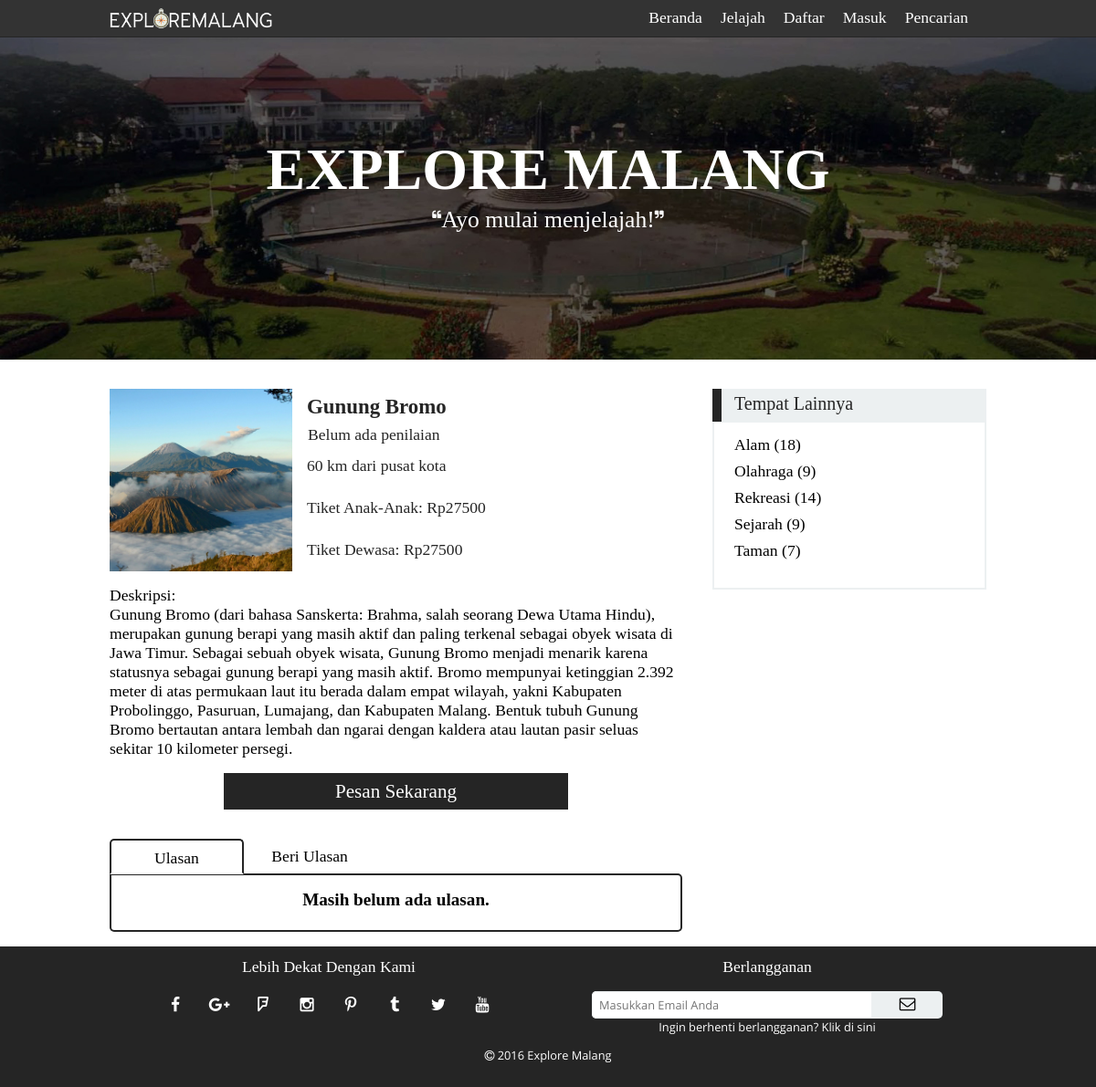
Screenshot of /places.php?id=22 with the database file from the repository.
### tables this page shows
CREATE TABLE `tb_place` (
  `idplace` int(3) NOT NULL AUTO_INCREMENT,
  `name` varchar(50) NOT NULL,
  `description` text NOT NULL,
  `picture` varchar(50) NOT NULL DEFAULT 'css/img/place/',
  `category` enum('sport','park','recreation','history','nature') NOT NULL DEFAULT 'nature',
  `pricekid` int(10) NOT NULL DEFAULT '0',
  `priceadult` int(10) NOT NULL DEFAULT '0',
  `distance` int(3) NOT NULL DEFAULT '0',
  PRIMARY KEY (`idplace`)
);

### places.php (the view, shortened to what this page needs)
<?php
    if (isset($_GET['id'])==true){
        $idplace = $_GET['id'];
    }
    require 'template/template-upper.php';
    $tbl_name="tb_place";
?>
<link rel="stylesheet" type="text/css" href="css/places.css">
<div id="place-container">
    <?php
        if (isset($_GET['id'])==true){
            echo '<table cellpadding="0" cellspacing="0">';
            echo '<tr>';
            echo '<td id="table-left" width="%">';
            $query="SELECT * FROM $tbl_name WHERE idplace='$idplace'";
            $result=mysql_query($query);
            $count=mysql_num_rows($result);
            if ($count==1){
                $row = mysql_fetch_array($result);
                echo '<table id="detail-container" cellpadding="0" cellspacing="0">';
                echo '<tr>';
                echo '<td id="detail-picture" rowspan="5">';
                echo '<img src="';
                echo $row["picture"];
                echo '">';
                echo '</td>';
                echo '<td id="detail-name">';
                echo '<h6>';
                echo $row["name"];
                echo '</h6>';
                echo '</td>';
                echo '</tr>';
                echo '<tr>';
                echo '<td id="detail-rating">';
                $tbl_name2 = "tb_review";
                $rating="SELECT * FROM $tbl_name2 WHERE idplace=$idplace";
                $result2=mysql_query($rating);
                $count2=mysql_num_rows($result2);
                if ($count2==0){
                    echo '<p id="first-star" style="padding-left: 17px;">Belum ada penilaian</p>';
                }
                echo '</td>';
                echo '</tr>';
                echo '<tr>';
                echo '<td id="detail-distance">';
                echo '<p>';
                echo $row["distance"];
                echo ' km dari pusat kota</p>';
                echo '</td>';
                echo '</tr>';
                echo '<tr>';
                echo '<td id="detail-price1">';
                echo '<p>Tiket Anak-Anak: ';
                if ($row["pricekid"]==0){
                    echo 'Gratis';
                }
                else {
                    echo ' Rp'.$row["pricekid"];
                }
                echo '</p>';
                echo '</td>';
                echo '</tr>';
                echo '<tr>';
                echo '<td id="detail-price2">';
                echo '<p>Tiket Dewasa: ';
                if ($row["priceadult"]==0){
                    echo 'Gratis';
                }
                else {
                    echo ' Rp'.$row["priceadult"];
                }
                echo '</p>';
                echo '</td>';
                echo '</tr>';
                echo '</table>';
                echo '<table id="place-desc" cellpadding="0" cellspacing="0">';
                echo '<tr>';
                echo '<td id="desc">';
                echo 'Deskripsi:';
                echo '</td>';
                echo '<td>';
                echo $row["description"];
                echo '</td>';
                echo '</tr>';
                echo '<tr>';
                echo '<td id="detail-reserve" colspan="2">';
                if (($row["priceadult"]==0)&&($row["pricekid"]==0)){
                    echo '<label for="no-need-pay-check">';
                    echo '<p>';
                    echo 'Pesan Sekarang';
                    echo '</p>';
                    echo '</label>';
                }
                else {
                    echo '<a href="reservation.php?id=';
                    echo $row["idplace"];
                    echo '">';
                    echo '<button>Pesan Sekarang</button>';
                    echo '</a>';
                }
                echo '</td>';
                echo '</tr>';
                echo '</table>';
                echo '<div id="review-tab">';
                echo '<div id="tab-1" class="tabs unselectable">';
                echo '<label for="tab1">';
                echo 'Ulasan';
                echo '</label>';
                echo '</div>';
                echo '<div id="tab-2" class="tabs unselectable">';
                echo '<label for="tab2">';
                echo 'Beri Ulasan';
                echo '</label>';
                echo '</div>';
                echo '</div>';
                echo '<div id="review-container">';
                echo '<br>';
                echo '<div id="tabs-1">';
                $tbl_name2 = "tb_review";
                $rating="SELECT * FROM $tbl_name2 WHERE idplace=$idplace";
                $result2=mysql_query($rating);
                $count2=mysql_num_rows($result2);
                if ($count2>=1){
                    while ($row2=mysql_fetch_array($result2)){
                        echo '<table class="table-review" cellpadding="0" cellspacing="0">';
                        echo '<tr>';
                        echo '<td class="review-img" rowspan="3">';
                        echo '<img src="';
                        $tbl_name3 = "tb_profile";
                        $username3=$row2['username'];
                        $query3 = "SELECT * FROM $tbl_name3 WHERE username='$username3'";
                        $result3 = mysql_query($query3);
                        $row3 = mysql_fetch_array($result3);
                        echo $row3['picture'];
                        echo '">';
                        echo '</td>';
                        echo '<td class="review-username">';
                        echo '<p>';
                        echo $row2['username'];
                        echo '</p>';
                        echo '</td>';
                        echo '</tr>';
                        echo '<tr>';
                        echo '<td class="review-star">';
                        echo '<p>';
                        for ($counting = 1; $counting<=$row2["rating"]; $counting++){
                            echo '<i class="fa fa-star"></i>';
                        }
                        echo '</p>';
                        echo '</td>';
                        echo '</tr>';
                        echo '<tr>';
                        echo '<td class="review-content">';
                        echo '<p>';
                        echo $review = nl2br($row2['review']);
                        echo '</p>';
                        echo '</td>';
                        echo '</tr>';
                        echo '</table>';
                        echo '<div class="strips">';
                        echo '</div>';
                    }
                }
                else {
                    echo '<h5>';
                    echo 'Masih belum ada ulasan.';
                    echo '</h5>';
                }
                echo '</div>';
                echo '</div>';
            }
            echo '</td>';
            echo '<td id="table-right">';
            echo '<div id="place-header">';
            echo '<div class="square"></div>';
            echo '<p>Tempat Lainnya</p>';
            echo '</div>';
            echo '<div id="place-other">';
            echo '<br>';
            for ($x=1;$x<=5;$x++){
                switch ($x) {
                    case 1:
                        $showed='Alam';
                        $name='nature';
                        break;
                    case 2:
                        $showed='Olahraga';
                        $name='sport';
                        break;
                    case 3:
                        $showed='Rekreasi';
                        $name='recreation';
                        break;
                    case 4:
                        $showed='Sejarah';
                        $name='history';
                        break;
                    case 5:
                        $showed='Taman';
                        $name='park';
                        break;
                }
                $query="SELECT * FROM $tbl_name WHERE category='$name'";
                $result=mysql_query($query);
                $count=mysql_num_rows($result);
                echo '<div id="category-';
                echo $x;
                echo '" class="category">';
                echo '<label class="unselectable" for="cat-';
                echo $x;
                echo '-more">';
                echo $showed;
                echo ' ('.$count.')</label>';
                echo '</div>';
            }
            echo '</div>';
            echo '</td>';
            echo '</tr>';
            echo '</table>';
        }
    ?>
</div>
<?php
    require 'template/template-footer.php';
?>

### css/style.css (style rules this page uses)
body { margin: 0; min-height: 100%; }
a { text-decoration: none; color: inherit; }
.unselectable { -webkit-user-select: none; -moz-user-select: none; -ms-user-select: none; -o-user-select: none; user-select: none; }

### css/places.css (style rules this page uses)
#place-container { width: 80%; margin: auto; margin-top: 32px; }
#place-container table { width: 100%; }
#place-container table #table-left { vertical-align: top; }
#table-left #detail-container { width: 95%; margin: 0; }
#table-left #detail-container #detail-picture { width: 200px; height: 200px; }
#table-left #detail-container #detail-picture img { width: 100%; height: 100%; }
#table-left #detail-container #detail-name, #table-left #detail-container #detail-rating, #table-left #detail-container #detail-distance, #table-left #detail-container #detail-price1, #table-left #detail-container #detail-price2 { font-family: Pseudonym; font-size: 1.1em; color: #252525; }
#table-left #detail-container #detail-rating p, #table-left #detail-container #detail-distance p, #table-left #detail-container #detail-price1 p, #table-left #detail-container #detail-price2 p { margin-left: 16px; margin-right: 16px; }
#table-left #detail-container #detail-name h6 { font-size: 1.3em; margin: 0; margin-left: 16px; margin-right: 16px; }
#table-left #detail-container #detail-name { height: 40px; }
#table-left #detail-container #detail-rating { height: 20px; }
#table-left #detail-container #detail-rating #first-star { margin-left: 0; }
#table-left #place-desc { font-family: Pseudonym; font-size: 1.1em; width: 95%; margin: 0; margin-top: 16px; margin-bottom: 32px; }
#table-left #place-desc td { display: table; width: 100%; }
#table-left #place-desc #desc { vertical-align: top; }
#table-left #place-desc #detail-reserve { text-align: center; vertical-align: top; }
#table-left #place-desc #detail-reserve button { margin-top: 16px; background-color: #252525; border: 0; width: 60%; height: 40px; font-family: Pseudonym; font-size: 1.2em; color: #fff; cursor: pointer; }
#table-left #review-tab { height: 40px; width: 100%; background-color: #fff; }
#table-left #review-tab .tabs { padding-top: 9px; padding-bottom: 9px; text-align: center; float: left; font-family: Pseudonym; font-size: 1.1em; border-radius: 5px 5px 0 0; }
#table-left input[name="tabs"], #review-container #tabs-1, #review-container #tabs-2 { display: none; }
#table-left input[id="tab1"]:checked ~ #review-container #tabs-1, #table-left input[id="tab2"]:checked ~ #review-container #tabs-2 { display: block; }
#table-left #review-tab #tab-1 label { padding-top: 9px; padding-bottom: 9px; padding-left: 49px; padding-right: 49px; cursor: pointer; }
#table-left #review-tab #tab-2 label { padding-top: 9px; padding-bottom: 9px; padding-left: 30.5px; padding-right: 30.5px; cursor: pointer; }
#table-left #review-container { width: 95%; margin: 0; margin-top: -2px; margin-bottom: 16px; box-shadow: inset 0px 0px 0px 2px #252525; border-radius: 0 5px 5px 5px; }
#table-left input[id="tab1"]:checked ~ #review-tab #tab-1, #table-left input[id="tab2"]:checked ~ #review-tab #tab-2 { border-top: solid 2px #252525; border-left: solid 2px #252525; border-right: solid 2px #252525; border-bottom: solid 2px #fff; }
#table-left input[id="tab1"]:checked ~ #review-tab #tab-1, #table-left input[id="tab2"]:checked ~ #review-tab .tabs { padding-bottom: 5px; }
#table-left input[id="tab1"]:checked ~ #review-tab #tab-1 label { padding-top: 7px; padding-bottom: 7px; padding-left: 47px; padding-right: 47px; cursor: default; }
#review-container #tabs-1 { width: 100%; }
#review-container #tabs-1 h5, #review-container #tabs-2 h5 { font-family: Pseudonym; font-size: 1.2em; text-align: center; margin: 0; padding-bottom: 24px; padding-left: 4px; padding-right: 4px; }
#place-container table #table-right { width: 300px; vertical-align: top; }
#place-header { height: 36px; width: 100%; background-color: #ecf0f1; }
.square { height: 100%; width: 10px; background-color: #252525; float: left; }
#place-header p { font-family: Pseudonym; font-size: 20px; color: #252525; float: left; margin: 0; margin-left: 14px; margin-top: 5px; }
#table-right #place-other { box-shadow: inset 0px 0px 0px 2px #ecf0f1; margin-top: -1px; margin-bottom: 16px; }
.category { font-family: Pseudonym; text-align: left; padding-bottom: 8px; }
.category label { cursor: pointer; font-size: 1.1em; margin-left: 24px; }
#place-other { padding-bottom: 24px; }

### rows the page displays
tb_place: picture (picture), name "Gunung Bromo", distance "60", pricekid "27500", priceadult "27500", description "Gunung Bromo (dari bahasa Sanskerta: Brahma, salah seorang Dewa Utama Hindu), merupakan gunung berapi yang masih aktif dan paling terkenal sebagai obyek wisata di Jawa Timur. Sebagai sebuah obyek wisata, Gunung Bromo menjadi menarik karena statusnya sebagai gunung berapi yang masih aktif. Bromo mempunyai ketinggian 2.392 meter di atas permukaan laut itu berada dalam empat wilayah, yakni Kabupaten Probolinggo, Pasuruan, Lumajang, dan Kabupaten Malang. Bentuk tubuh Gunung Bromo bertautan antara lembah dan ngarai dengan kaldera atau lautan pasir seluas sekitar 10 kilometer persegi."

### other values shown
$showed "Alam"
$count "18"
$showed "Olahraga"
$count "9"
$showed "Rekreasi"
$count "14"
$showed "Sejarah"
$showed "Taman"
$count "7"
